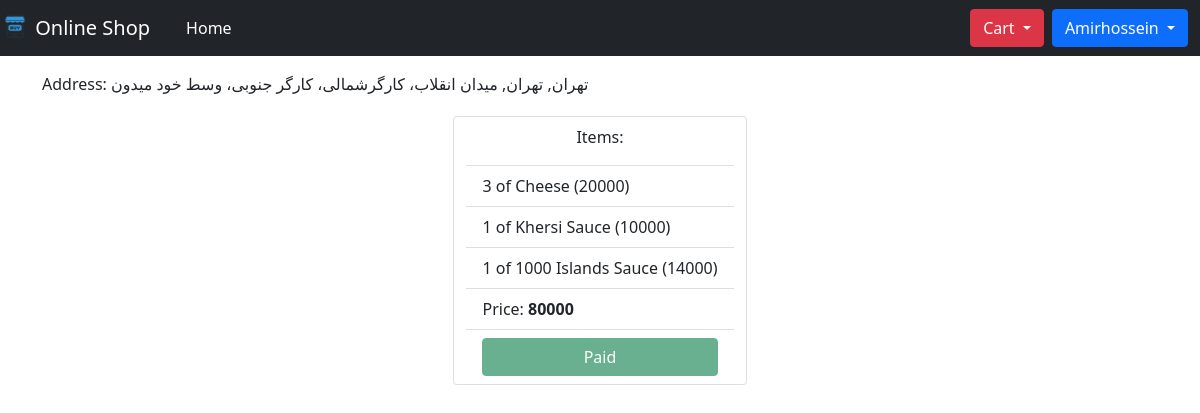
The page /customer/order_history/16 (signed in) on the database its author committed.
### core/models.py (models this page shows)
class User(AbstractUser):
    objects = MyUserManager()
    phone = models.CharField(max_length=15, unique=True)
    USERNAME_FIELD = "phone"

### order/models.py (models this page shows, shortened)
class Order(BaseModel):
    customer = models.ForeignKey(to=Customer, on_delete=models.RESTRICT)
    off_code = models.ForeignKey(to=OffCode, null=True, blank=True, on_delete=models.SET_NULL)
    address = models.ForeignKey(to=Address, on_delete=models.CASCADE)
    is_open = models.BooleanField(default=True)
    is_paid = models.BooleanField(default=False)
    def total_price(self):
        price = 0
        for item in self.orderitem_set.all():
            price += int(item.price())
        return price_discount(price, self.off_code)
    class Meta:
        unique_together = [("customer", "off_code")]
        verbose_name = _("Order")
        verbose_name_plural = _("Orders")

class OrderItem(BaseModel):
    order = models.ForeignKey(to=Order, on_delete=models.CASCADE)
    product = models.ForeignKey(to=Product, on_delete=models.CASCADE)
    number = models.IntegerField(validators=[MinValueValidator(1), ])
    def price(self):
        return str(self.number * int(self.product.final_price()))
    class Meta:
        verbose_name = _("Order Item")
        verbose_name_plural = _("Order Items")

### customer/models.py (models this page shows)
class Address(BaseModel):
    customer = models.ForeignKey(to="Customer", null=True, on_delete=models.SET_NULL)
    province = models.CharField(max_length=100)  # TODO: Add choices for each province in Iran.
    city = models.CharField(max_length=100)  # TODO: Add choices for each city of selected province.
    detail = models.TextField(null=True, blank=True)
    def __str__(self):
        return f"{self.province}, {self.city}, {self.detail}"
    class Meta:
        verbose_name = _("Address")
        verbose_name_plural = _("Addresses")

### product/models.py (models this page shows, shortened)
class Product(BaseModel):
    name = models.CharField(max_length=100)
    brand = models.ForeignKey(to=Brand, on_delete=models.CASCADE)
    price = models.CharField(max_length=20)
    image = models.ImageField(upload_to="product_images", null=True, blank=True)
    detail = models.TextField(null=True, blank=True)
    is_available = models.BooleanField(default=True)
    discount = models.ForeignKey(to=Discount, null=True, blank=True, on_delete=models.SET_NULL)
    category = models.ForeignKey(to=Category, null=True, blank=True, on_delete=models.SET_NULL)
    def final_price(self):
        return price_discount(self.price, self.discount)
    def __str__(self):
        return f"{self.name} ({self.price})"
    class Meta:
        verbose_name = _("Product")
        verbose_name_plural = _("Products")

class AbstractDiscount(BaseModel):
    class Meta:
        abstract = True
    PERCENTAGE_DISCOUNT = "PER"
    VALUE_DISCOUNT = "VAL"
    TYPES_OF_DISCOUNT = [
        (PERCENTAGE_DISCOUNT, _("Percentage Discount")),
        (VALUE_DISCOUNT, _("Value Discount")),
    ]
    type = models.CharField(max_length=3, choices=TYPES_OF_DISCOUNT)
    amount = models.CharField(max_length=20)  # TODO: If type==PER validate "0 < amount < 100"
    max_value = models.CharField(max_length=20, null=True, blank=True)

class Discount(AbstractDiscount):
    name = models.CharField(max_length=100, help_text=_("A name for discount."))
    class Meta:
        verbose_name = _("Discount")
        verbose_name_plural = _("Discounts")

### customer/views.py (the view)
# urls.py: path("order_history/<int:pk>", views.OrderHistoryListView.as_view(), name="order-items"),
class OrderHistoryListView(PermissionRequiredMixin, DetailView):
    permission_required = "customer.being_customer"
    model = Order
    template_name = "customer/order_items.html"

### core/models.py (called while the page is built)
    def get_queryset(self):
        return super().get_queryset().filter(is_delete=False)

### core/utils.py (called while the page is built)
def price_discount(price, discount):
    final_price = price
    if discount:
        amount, price = int(discount.amount), int(price)
        try:
            max_value = int(discount.max_value)
        except:
            max_value = 0
        if discount.type == "PER":
            profit = int(price * amount / 100)
            final_price = str((price - profit) if not max_value else (price - min(max_value, profit)))
        else:
            final_price = str((price - amount) if (price >= amount) else 0)
    return final_price

### templates/customer/order_items.html (shortened to what this page needs)
{% extends "core/base.html" %}
{% load static %}
{% load i18n %}
{% block content %}
    <div class="container">
        <div class="row justify-content-center">
            <p>{% translate "Address: " %}{{ order.address }}</p>
            <div class="card w-auto m-1 align-items-center">
                <p class="mt-2">Items:</p>
                <ul class="list-group list-group-flush">
                    {% for order_item in order.orderitem_set.all %}
                        <li class="list-group-item">
                            {{ order_item.number }}{% translate " of " %}{{ order_item.product }}</li>
                    {% endfor %}
                    <li class="list-group-item">{% translate "Price:" %} <b>{{ order.total_price }}</b></li>
                    <li class="list-group-item">
                        {% if order.is_paid %}
                            <a class="btn btn-success w-100 disabled" href="#">Paid</a>
                        {% else %}
                            <a class="btn btn-danger w-100" href="#">Pay</a>
                        {% endif %}
                    </li>
                </ul>
            </div>
        </div>
    </div>
{% endblock %}

### templates/core/includes/navbar.html (shortened to what this page needs)
{% load i18n %}
{% load static %}
<nav class="navbar navbar-expand-lg navbar-dark bg-dark">
    <a class="navbar-brand" href="#">
        <img src="{% static "logo/logo.png" %}" alt="" width="30" height="24"
             class="d-inline-block align-text-top">
        {% translate "Online Shop" %}
    </a>
    <div class="container-fluid">
        <div class="collapse navbar-collapse justify-content-between" id="navbarTogglerDemo03">
            <ul class="navbar-nav me-auto mb-2 mb-lg-0">
                <li class="nav-item">
                    <a class="nav-link active" aria-current="page"
                       href="{% url "home:home" %}">{% translate "Home" %}</a>
                </li>
            </ul>
            {% include "core/includes/cart.html" %}
            {% if request.user.is_authenticated %}
                <div class="dropdown">
                    <a class="btn ms-2 btn-primary dropdown-toggle" href="#" role="button" id="dropdownMenuLink"
                       data-bs-toggle="dropdown" aria-expanded="false">
                        {{ request.user.first_name | title }}
                    </a>
                </div>
            {% else %}
                <a class="btn btn-success ms-2" aria-current="page"
                   href="{% url "register-customer" %}">{% translate "Register" %}</a>
                <a class="btn btn-outline-primary ms-2" aria-current="page"
                   href="{% url "login-customer" %}">{% translate "Login" %}</a>
            {% endif %}
        </div>
    </div>
</nav>

### rows shown on the page
User: user.first_name "Amirhossein"
Order: address "تهران, تهران, میدان انقلاب، کارگرشمالی، کارگر جنوبی، وسط خود میدون", total_price "80000"
OrderItem: number "3", product "Cheese (20000)"
OrderItem: number "1", product "Khersi Sauce (10000)"
OrderItem: number "1", product "1000 Islands Sauce (14000)"
